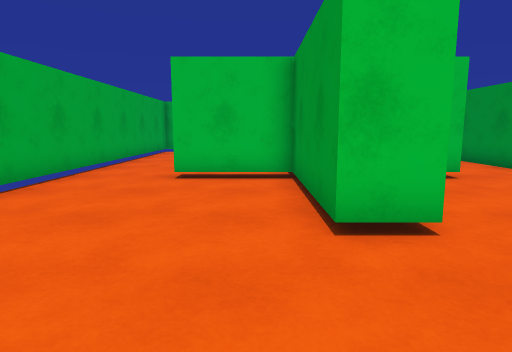
[1] (above)

16 first-person views from a walk through a Unity game level. The camera is 1.2 m above the floor, tilts 8° down and sees 75° across. The floor is counted in squares, 1 m on a side. Each view is taken from the middle of a square. On the plan, view 1 faces up. The plan holds only what a view shows up to about 14 squares ahead; the rest is blank. The player character is not drawn.

[2]
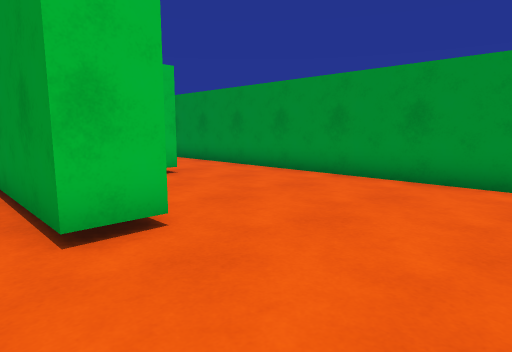

[3]
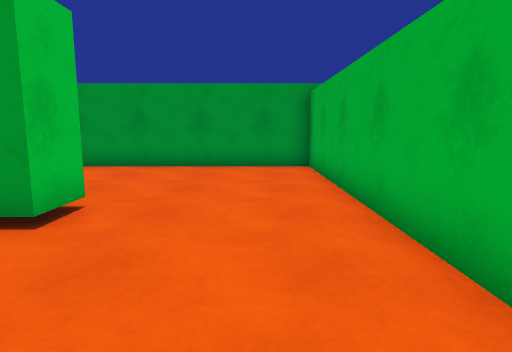

[4]
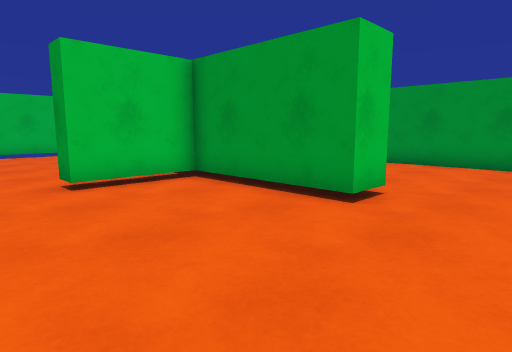

[5]
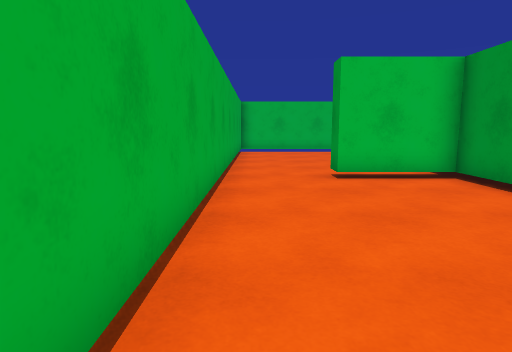

[6]
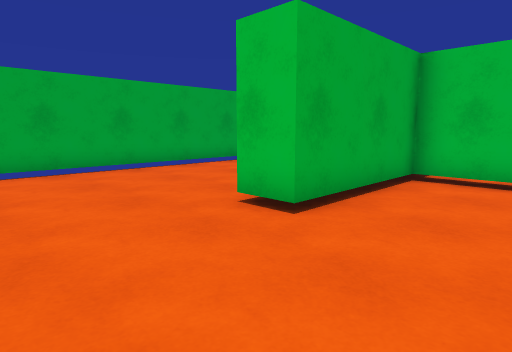

[7]
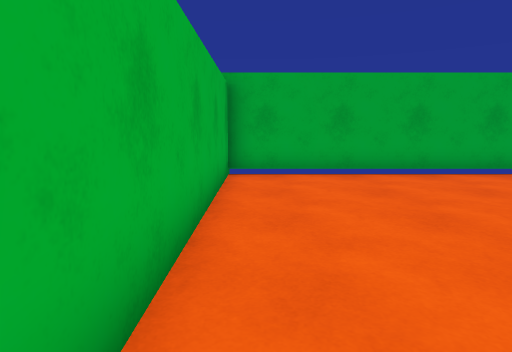

[8]
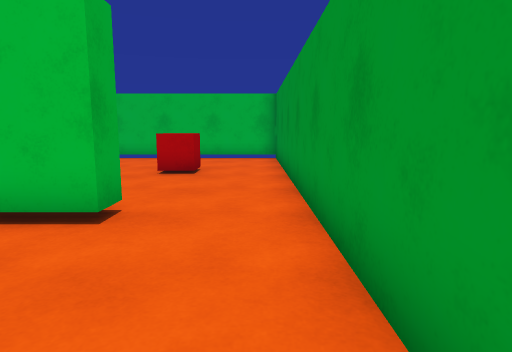

[9]
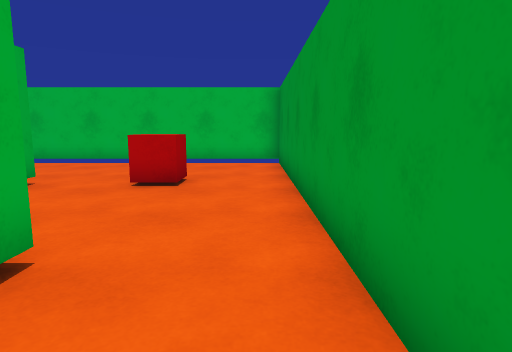

[10]
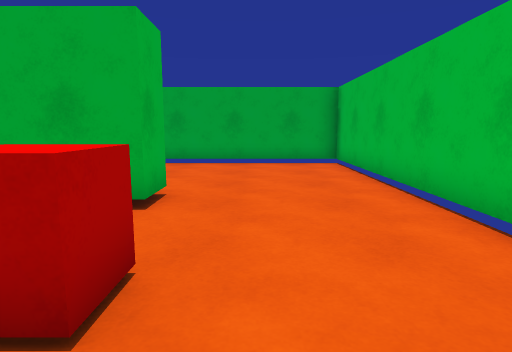

[11]
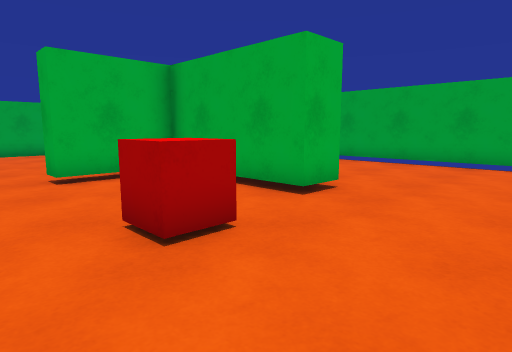

[12]
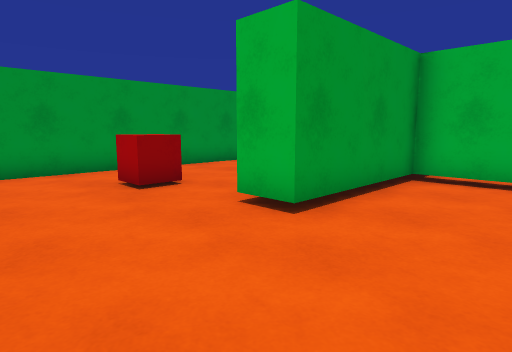

[13]
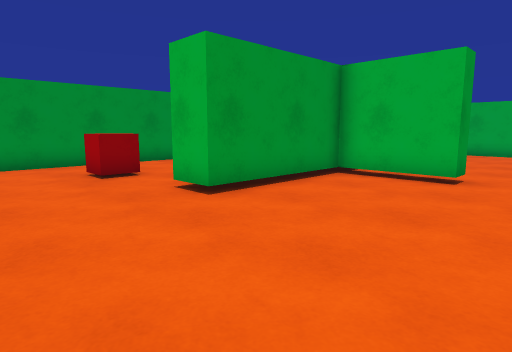

[14]
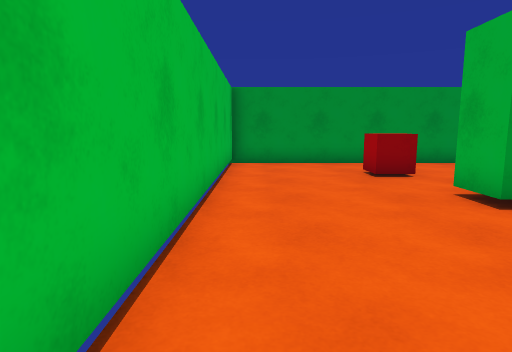

[15]
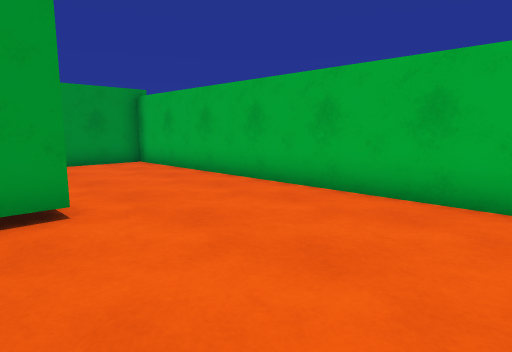

[16]
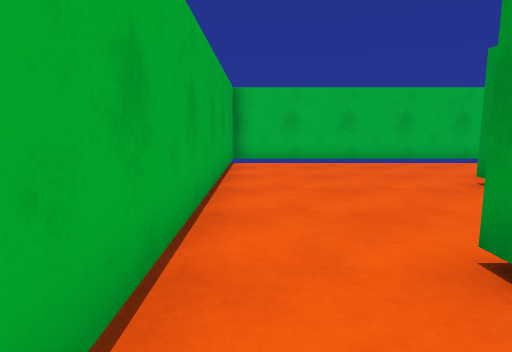

### Floor plan
Points are (right, up) in squares from view 1. A wall is a line through its corners. A room is listed if a view was taken in it or the views show most of it. See-through windows are left out.
Room 1 (views 1, 2, 3, 4, 5, 6, 7, 8, 9, 15, 16)
walls: (5, 8.1) (2.1, 8.1) (2.1, 3.7) (0.9, 3.7) (0.9, 8.1) (-2, 8.1); (-4.8, 7.6) (-4.8, -0.7) (7.8, -0.7) (7.8, 7.5)
ways out: opening at (-3.5, 8.5) to room 2; opening at (6.5, 8.5) to room 2
Room 2 (views 10, 11, 12, 13, 14)
walls: (-2, 8.1) (-2, 8.9) (0.9, 8.9) (0.9, 13.3) (2.1, 13.3) (2.1, 8.9) (5, 8.9) (5, 8.1); (7.8, 7.5) (7.8, 17.8) (-4.8, 17.8) (-4.8, 7.6)
ways out: opening at (-3.5, 8.5) to room 1; opening at (6.5, 8.5) to room 1
objects: red cube (4, 13) to (5, 14)

Where each view was taken, in squares from view 1:
view 1: 0 up, 0 right, facing up
view 2: 0 up, 0 right, facing up-right
view 3: 1 up, 3 left, facing right
view 4: 1 up, 4 left, facing up-right
view 5: 0 up, 4 left, facing up
view 6: 0 up, 5 right, facing up-left
view 7: 0 up, 4 right, facing left
view 8: 4 up, 7 right, facing up
view 9: 6 up, 7 right, facing up
view 10: 15 up, 7 right, facing left
view 11: 17 up, 7 right, facing down-left
view 12: 17 up, 2 left, facing down-right
view 13: 17 up, 4 left, facing down-right
view 14: 17 up, 4 left, facing right
view 15: 5 up, 4 left, facing down-right
view 16: 6 up, 4 left, facing up
